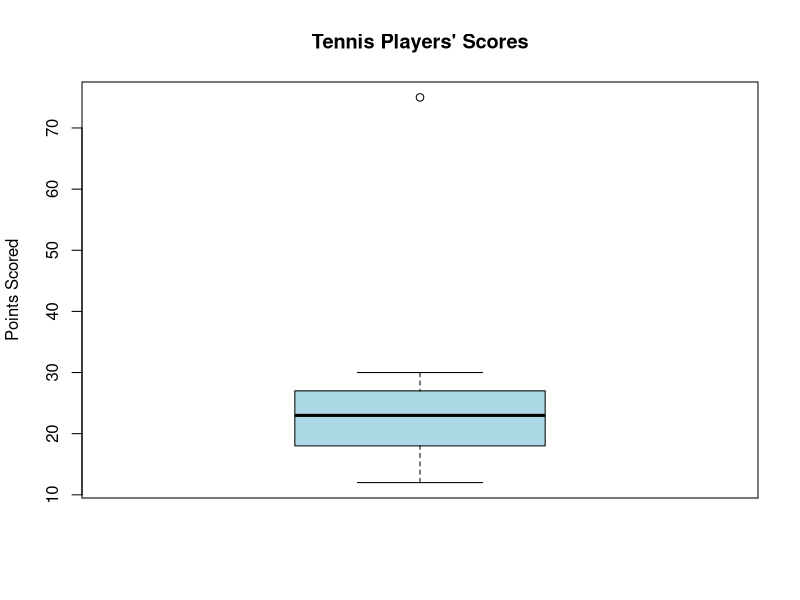

Reproduce this figure in R.
points <- c(12, 15, 18, 20, 22, 24, 25, 27, 30, 75)

# Create boxplot
boxplot(points,
        main = "Tennis Players' Scores",
        ylab = "Points Scored",
        col = "lightblue")

# Display outliers
boxplot.stats(points)$out
